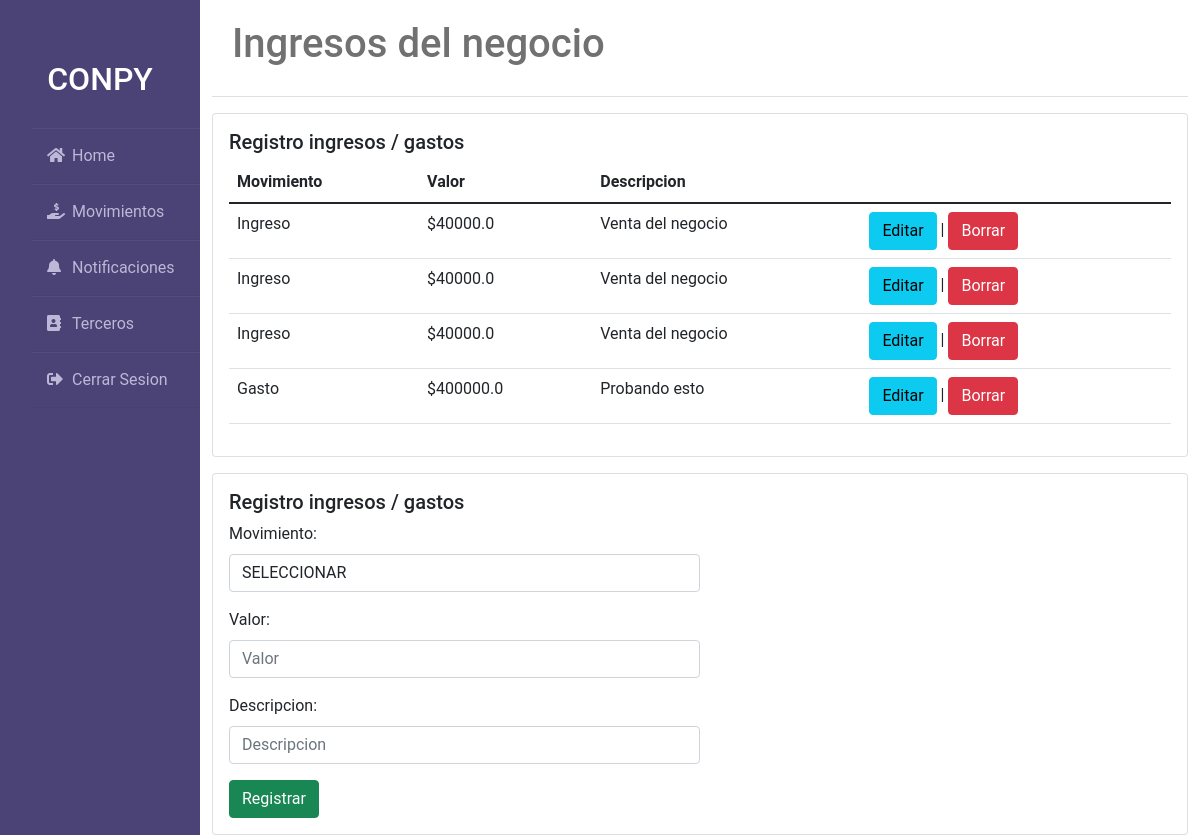
Page /ingresos/ (signed in) on the committed database.
### negocio/models.py (models this page shows, shortened)
class Dato(models.Model):
    options = (
        ('Ingreso', 'Ingreso'),
        ('Gasto', 'Gasto'),
    )
    id = models.AutoField(primary_key=True)
    movimiento = models.CharField(max_length=7, choices=options, verbose_name='Movimiento', null=True)
    valor = models.FloatField( verbose_name='Valor')
    descripcion = models.TextField(max_length=200,  verbose_name='Descripcion')

### negocio/views.py (the view)
# urls.py: path('ingresos/', nviews.ingresos, name="ingresos"),
@login_required(login_url="/login/")
def ingresos(request):
    datos = Dato.objects.all()
    formulario = DatoForm(request.POST or None)
    totalIngresos = list(Dato.objects.filter(movimiento='Ingreso').values())
    totalGastos = list(Dato.objects.filter(movimiento='Gasto').values())
    sumi = 0
    sumg = 0
    for valuei in totalIngresos:
        sumi = sumi + valuei['valor']
    for valueg in totalGastos:
        sumg = sumg + valueg['valor']
    if formulario.is_valid():
        formulario.save()
    return render(request, "negocio/crud/ingresos.html", {'datos': datos, 'formulario': formulario, 'sumi': sumi, 'sumg': sumg})

### negocio/forms.py
class DatoForm(forms.ModelForm):
    class Meta:
        model = Dato
        fields = '__all__'

### negocio/templates/negocio/crud/ingresos.html (shortened to what this page needs)
{% extends 'negocio/base.html' %}
{% block content %}
<div class="container">
    <div class="header">
        <h1>Ingresos del negocio</h1>
    </div>
    <div class="card mt-3">
      <div class="card-body">
          <h5 class="card-title">Registro ingresos / gastos</h5>
          <table class="table">
              <thead>
                <tr>
                  <th>Movimiento</th>
                  <th>Valor</th>
                  <th>Descripcion</th>
                </tr>
              </thead>
              <tbody>
                {% for dato in datos%}
                <tr>
                  <td>{{ dato.movimiento }}</td>
                  <td> ${{ dato.valor }}</td>
                  <td>{{ dato.descripcion }}</td>
                  <td> <a href="{% url 'editar'%}" class="btn btn-info" role="button">Editar</a> |
                    <a href="{% url 'eliminar' dato.id %}" class="btn btn-danger" role="button">Borrar</a> </td>
                </tr>
                {% endfor %}
              </tbody>
            </table>
      </div>
    </div>
    <div class="card mt-3">
        <div class="card-body">
            <h5 class="card-title">Registro ingresos / gastos</h5>
            <form action="" method="POST">
              {% for campo in formulario %}
              <div class="mb-3 col-6">
                <label for="" class="form-label">{{ campo.label }}: </label>
                {% if campo.field.widget.input_type == "select" %}
                <select type="{{ campo.field.widget.input_type  }}" name="{{ campo.name }}" id=""
                placeholder="{{ campo.label }}" class="form-control" default="SELECCIONAR">
                <option value="SELECCIONAR">SELECCIONAR</option>
              </select>
              {% else %}
                <input
                type="{{ campo.field.widget.input_type  }}"
                name="{{ campo.name }}"
                id=""
                placeholder="{{ campo.label }}"
                class="form-control" />
                {% endif %}
              </div>
              {% endfor %}
              <input type="submit" value="Registrar" class="btn btn-success">
            </form>
        </div>
    </div>
</div>
{% endblock content %}

### negocio/static/negocio/styles.css (style rules this page uses)
* { margin: 0; padding: 0; box-sizing: border-box; list-style: none; text-decoration: none; font-family: 'Roboto', sans-serif; }
body { background: #f3f5f9; }
.wrapper .container { width: 100%; margin-left: 200px; }
.wrapper .container .header { padding: 20px; background: #fff; color: #717171; border-bottom: 1px solid #e0e0e0; }

### rows in the picture
Dato: movimiento "Ingreso", valor "40000.0", descripcion "Venta del negocio"
Dato: movimiento "Ingreso", valor "40000.0", descripcion "Venta del negocio"
Dato: movimiento "Ingreso", valor "40000.0", descripcion "Venta del negocio"
Dato: movimiento "Gasto", valor "400000.0", descripcion "Probando esto"

### other values in the picture
{{ campo.label }} "Movimiento" "Valor" "Descripcion"
